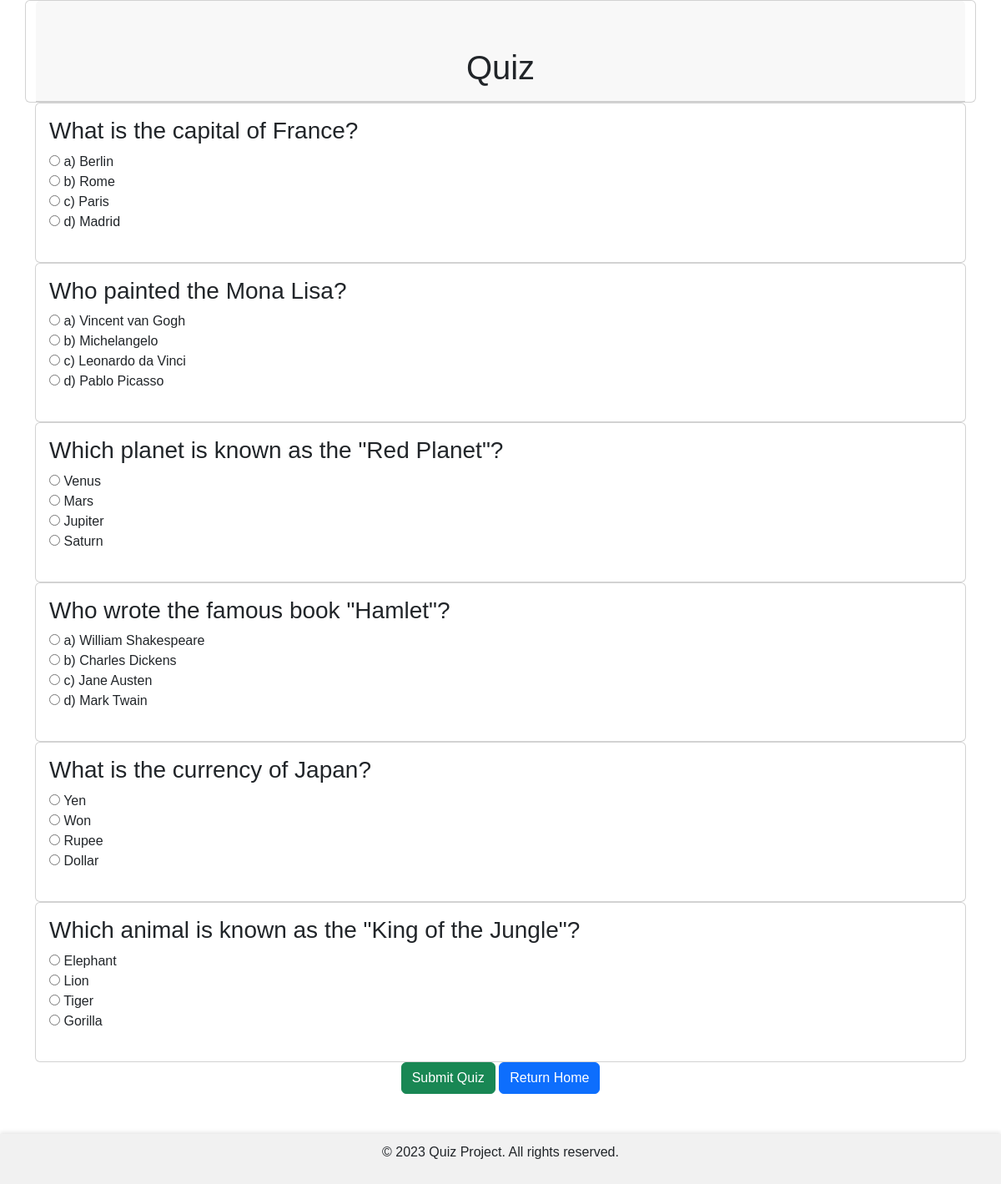
The app's page /load_questions/ (signed in) with its own data.
### quiz_app/models.py (models this page shows, shortened)
class Question(models.Model):
    text = models.CharField(max_length=255)
    created_at = models.DateTimeField(auto_now_add=True)

class Answer(models.Model):
    question = models.ForeignKey(Question, on_delete=models.CASCADE)
    text = models.CharField(max_length=255)
    correct = models.BooleanField(default=False)
    created_at = models.DateTimeField(auto_now_add=True)

### quiz_app/views.py (the view, shortened to what this page needs)
# urls.py: path('load_questions/', views.load_questions, name='load_questions'),
def load_questions(request):
    if not request.user.is_authenticated:
        return redirect('index')  # Redirect to login if the user is not authenticated
    questions = Question.objects.prefetch_related('answer_set').all()
    return render(request, 'quiz_page.html', {'questions': questions})

### templates/quiz_page.html (shortened to what this page needs)
<!DOCTYPE html>
<html lang="en">
<head>
    <link href="https://cdn.jsdelivr.net/npm/bootstrap@5.3.3/dist/css/bootstrap.min.css" rel="stylesheet">
</head>
<body>
    <div class="container">
        <div class="row">
            <div class="card">
                <div class="card-header">
            <h1 style="text-align: center;"><br>Quiz</h1>
        </div>
    </div>
            <form method="post">
                {% for question in questions %}
                <div class="card">
                    <div class="card-body">
                        <div class="question">
                            <h3>{{ question.text }}</h3>
                            {% for answer in question.answer_set.all %}
                                <label>
                                    <input type="radio" name="question_{{ question.id }}" value="{{ answer.id }}" required>
                                    {{ answer.text }}
                                </label><br>
                            {% endfor %}
                        </div>
                    </div>
                </div>
                {% endfor %}
                <div class="container" style="text-align: center;">
                <button type="submit" class="btn btn-success">Submit Quiz</button>
                <a class="btn btn-primary" href="{% url 'index' %}">Return Home</a>
                <br><br><br>
            </div>
            </form>
        </div>
    </div>
    <footer>
        <p>&copy; 2023 Quiz Project. All rights reserved.</p>
    </footer>
</body>
</html>

### templates/quiz_page.html (style rules this page uses)
body { font-family: Arial, sans-serif; }
.question { margin-bottom: 20px; }
footer { background-color: #f1f1f1; text-align: center; padding: 10px 0; box-shadow: 0 -2px 5px rgba(0, 0, 0, 0.1); }

### records on screen
Question: text "What is the capital of France?"
Answer: text "a) Berlin"
Answer: text "b) Rome"
Answer: text "c) Paris"
Answer: text "d) Madrid"
Question: text "Who painted the Mona Lisa?"
Answer: text "a) Vincent van Gogh"
Answer: text "b) Michelangelo"
Answer: text "c) Leonardo da Vinci"
Answer: text "d) Pablo Picasso"
Question: text "Which planet is known as the \"Red Planet\"?"
Answer: text "Venus"
Answer: text "Mars"
Answer: text "Jupiter"
Answer: text "Saturn"
Question: text "Who wrote the famous book \"Hamlet\"?"
Answer: text "a) William Shakespeare"
Answer: text "b) Charles Dickens"
Answer: text "c) Jane Austen"
Answer: text "d) Mark Twain"
Question: text "What is the currency of Japan?"
Answer: text "Yen"
Answer: text "Won"
Answer: text "Rupee"
Answer: text "Dollar"
Question: text "Which animal is known as the \"King of the Jungle\"?"
Answer: text "Elephant"
Answer: text "Lion"
Answer: text "Tiger"
Answer: text "Gorilla"
